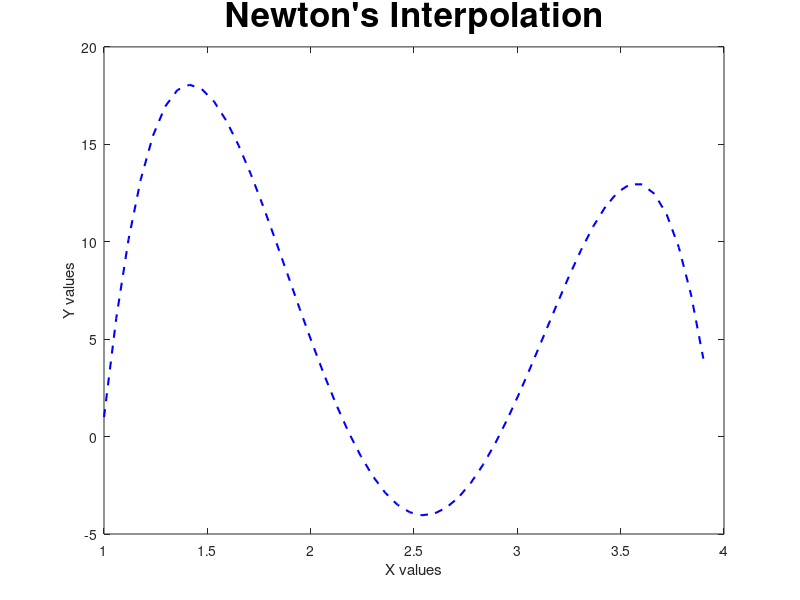

MATLAB code to generate this figure: (Note: this script raises an error after producing the figure.)
%% Assignemnt
% Newton's Interpolation

% Name        : Mohamed Mafaz
% Roll Number : AM25M009
% Depatment   : Applied Mechanics



%% Function that finds slope
clc
clear

function [slope] = divided_difference(y2, y1, x2, x1)
    slope = (y2 - y1) / (x2 - x1);

end

%% Newton's Interpolation
function [sum] = NI(x, y, number)

    % The idea:
    % Intead of using matrix to store all the data, we use a single vector
    % and overwrite it, since the non diagonol hold no value to us for this
    % problem, I overwrite the y array itself



    as = [];         % a's are array of the coefficients
    as = [as, y(1)]; % First coefficient is y's first value itself
    
    temp_y = y;      % temp_y is a copy of y, but temp_y keeps shrinking its size, see line 32
    
    for order = 1: length(x)-1       % Number of Columns
        for i = 1: length(temp_y)-1  % Number of Rows
            temp_y(i) = divided_difference(temp_y(i+1), temp_y(i), x(i + order), x(i));   
                                    % Finding Slope, tricky part is the x's where we need to skip ith order of x
        end
        
        temp_y = temp_y(1: end-1); % Shrinking
        as = [as, temp_y(1)];      % Appending to the as array
    end
    
    % This is to compute a0 + a1(x-x0) + a2(x-x0)(x-x1) .....
    sum = 0;
    for i = 1: length(as)
        mul = 1;
        for j = 1:i-1
            mul = mul * (number - x(j));
        end
        sum = sum + (as(i)*mul);
    end
end


%% Using the function
x = [1,  2,    3,    3.2,    3.9];
y = [1,  5,    2,    7,      4];

sample_points = 50;

% Predicting
test_xs = linspace(1, x(end), sample_points);
test_ys = [];
for i = 1: sample_points
    test_ys = [test_ys, NI(x, y, test_xs(i)) ];
end

% Plotting predicted Data
plot(test_xs, test_ys, '--b', 'LineWidth', 1.5, 'DisplayName', 'Predicted Data points');
xlabel('X values');
ylabel('Y values');
title("Newton's Interpolation", 'FontSize', 25);

hold on

% Plotting actual Data
plot(x, y, 'g', 'LineWidth', 1.5, 'DisplayName', 'Actual Data points', Marker='x', MarkerSize=20);

legend show
grid on;
